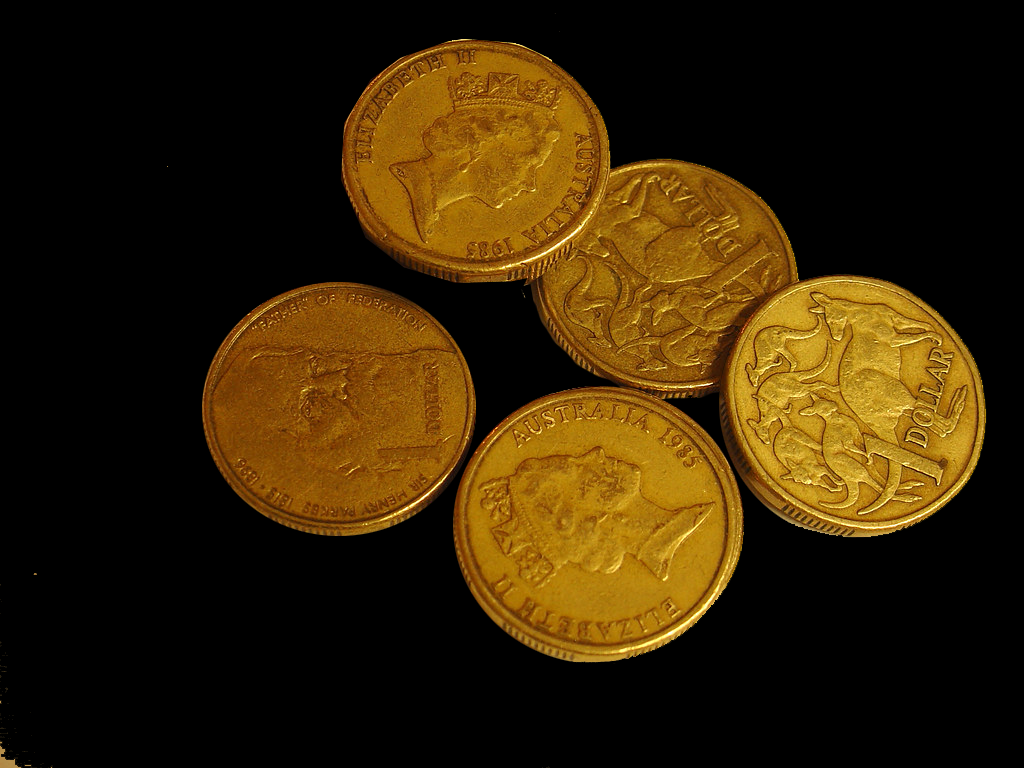
#> input picture CV_unsw_learn_comp9517/lab3/Lab3_Images/imgQ12-1.png, 1024 x 768 px, found by its file name
$ jupyter execute Lab3_solution_20T3_Complete.ipynb   (older library calls are emulated)
#> lines starting #> are read from the running program, lines starting #| are printed output that depends on the picture
[cell 1]
import numpy as np
import matplotlib.pyplot as plt
import matplotlib.image as mpimg

from scipy import ndimage as ndi
from skimage.morphology import watershed
from skimage.feature import peak_local_max
from sklearn.cluster import MeanShift

from PIL import Image
import cv2
import warnings
warnings.filterwarnings(action='once')
new_size = 100,100

def do_meanshift(img):
    img_mat = np.array(img)[:, :, :3]

    # Extract the three colour channels
    red = img_mat[:, :, 0]
    green = img_mat[:, :, 1]
    blue = img_mat[:, :, 2]

    # Store the shape so we can reshape later
    original_shape = red.shape
    colour_samples = np.column_stack([red.flatten(), green.flatten(), blue.flatten()])

    ms_clf = MeanShift(bin_seeding=True)
    ms_labels = ms_clf.fit_predict(colour_samples).reshape(original_shape)
    return ms_labels


def do_watershed(img):
    # Convert the image to greyscale
    img_grey = cv2.cvtColor(img, cv2.COLOR_BGR2GRAY)
    # Convert to binary image (note: can also use cv thresholding)
    img_array = cv2.threshold(img_grey, 20, 255,cv2.THRESH_BINARY|cv2.THRESH_OTSU)[1]
    distance = ndi.distance_transform_edt(img_array)

    # Both implemetations of peak_local_max will work, but will produce
    # different outputs. Both are acceptable.
    local_maxi = peak_local_max(distance, indices=False,
                                footprint=np.ones((3, 3)),
                                labels=img_array)
    # local_maxi = peak_local_max(distance, indices=False)

    markers = ndi.label(local_maxi)[0]
    ws_labels = watershed(-distance, markers, mask=img_array)
    #print("Distance:", distance)
    return ws_labels, distance


def plot_three_images(figure_title, image1, label1,image2, label2, image3, label3):
    fig = plt.figure()
    fig.suptitle(figure_title)

    # Display the first image
    fig.add_subplot(1, 3, 1)
    plt.imshow(cv2.cvtColor(image1, cv2.COLOR_BGR2RGB))
    plt.axis('off')
    plt.title(label1)

    # Display the second image
    fig.add_subplot(1, 3, 2)
    plt.imshow(image2)
    plt.axis('off')
    plt.title(label2)

    # Display the third image
    fig.add_subplot(1, 3, 3)
    plt.imshow(image3)
    plt.axis('off')
    plt.title(label3)

def plot_two_images(figure_title, image1, label1,
                      image2, label2):
    fig = plt.figure()
    fig.suptitle(figure_title)

    # Display the first image
    fig.add_subplot(1, 2, 1)
    plt.imshow(cv2.cvtColor(image1, cv2.COLOR_BGR2RGB))
    plt.axis('off')
    plt.title(label1)

    # Display the second image
    fig.add_subplot(1, 2, 2)
    plt.imshow(image2)
    plt.axis('off')
    plt.title(label2)

[cell 2]
# Q1 MEANSHIFT
Q1img_names = ["input/imgQ12-1.png", "input/imgQ12-2.png"]
for img_name in Q1img_names:
    image = cv2.imread(img_name)
#> image is the input picture: shape (768, 1024, 3); mean B, G, R 5.3, 34.7, 52.5
    img = cv2.resize(image,new_size,interpolation=cv2.INTER_CUBIC)
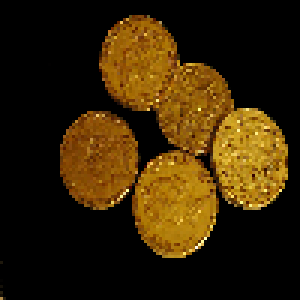
#> img: shape (100, 100, 3) (shown 3 times larger); mean B, G, R 5.5, 34.8, 52.6
    ms_labels = do_meanshift(img)
#> in do_meanshift, `red = img_mat[:, :, 0]`:
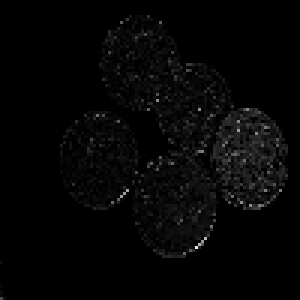
#> red: shape (100, 100) (shown 3 times larger); min 0, max 233, mean 5.5
#> in do_meanshift, `green = img_mat[:, :, 1]`:
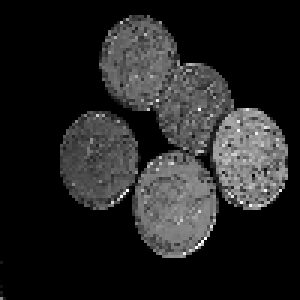
#> green: shape (100, 100) (shown 3 times larger); min 0, max 255, mean 34.8
#> in do_meanshift, `blue = img_mat[:, :, 2]`:
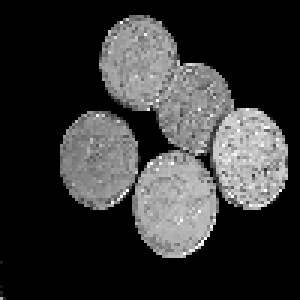
#> blue: shape (100, 100) (shown 3 times larger); min 0, max 255, mean 52.6
#> in do_meanshift, `ms_labels = ms_clf.fit_predict(colour_samples).reshape(original_shape)`:
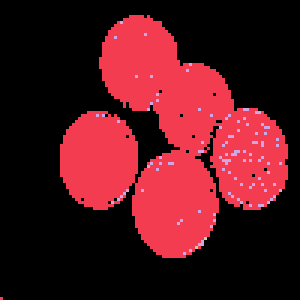
#> ms_labels: shape (100, 100) int64 (shown 3 times larger); 4 distinct labels, from 0 to 3; one colour per label, 0 black
    plot_two_images(img_name, img, "Image",
                      ms_labels, "MeanShift Labels")
#> pass 2 of the loop `for img_name in Q1img_names:`:
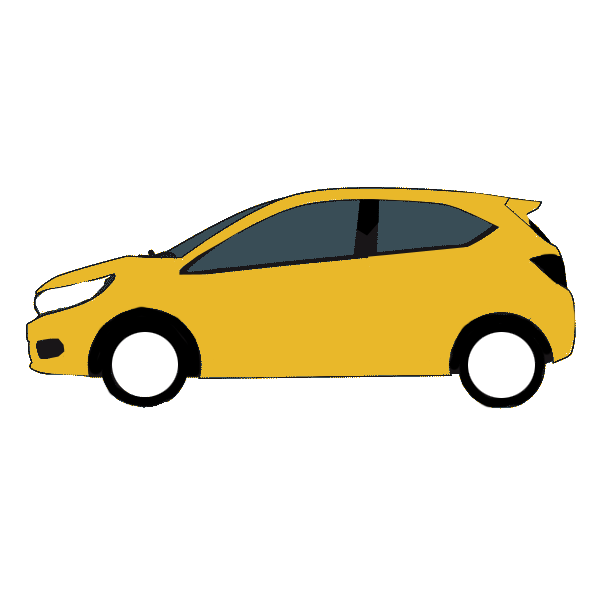
#> input picture CV_unsw_learn_comp9517/lab3/Lab3_Images/imgQ12-2.png, 600 x 600 px, found by its file name
#> image is the input picture: shape (600, 600, 3); mean B, G, R 207.5, 228.1, 234.6
#> in do_meanshift (call 2), `red = img_mat[:, :, 0]`:
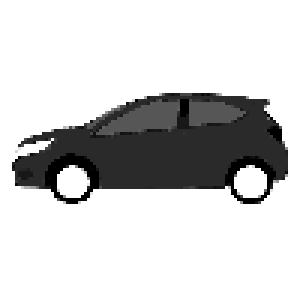
#> red: shape (100, 100) (shown 3 times larger); min 0, max 255, mean 207.3
#> in do_meanshift (call 2), `blue = img_mat[:, :, 2]`:
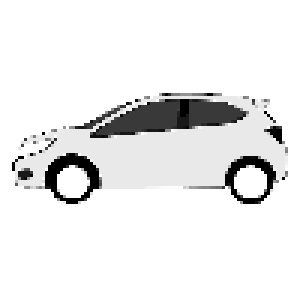
#> blue: shape (100, 100) (shown 3 times larger); min 0, max 255, mean 234.5
